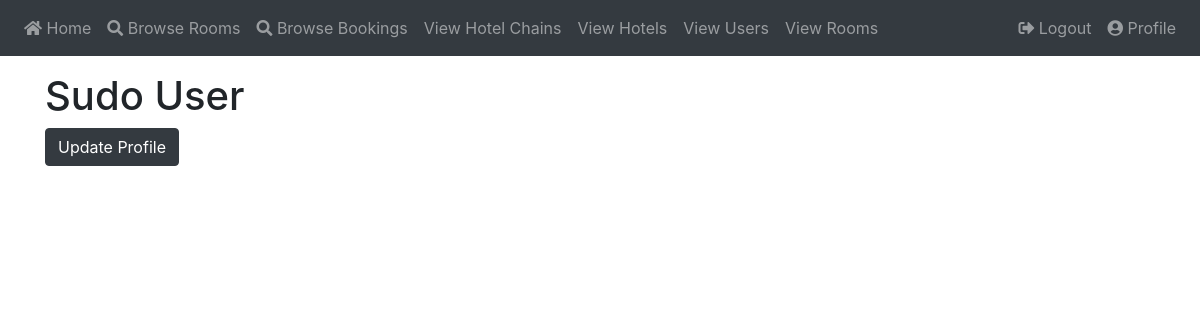
/user/sudo/ (signed in), run on an earlier commit of the app's database.
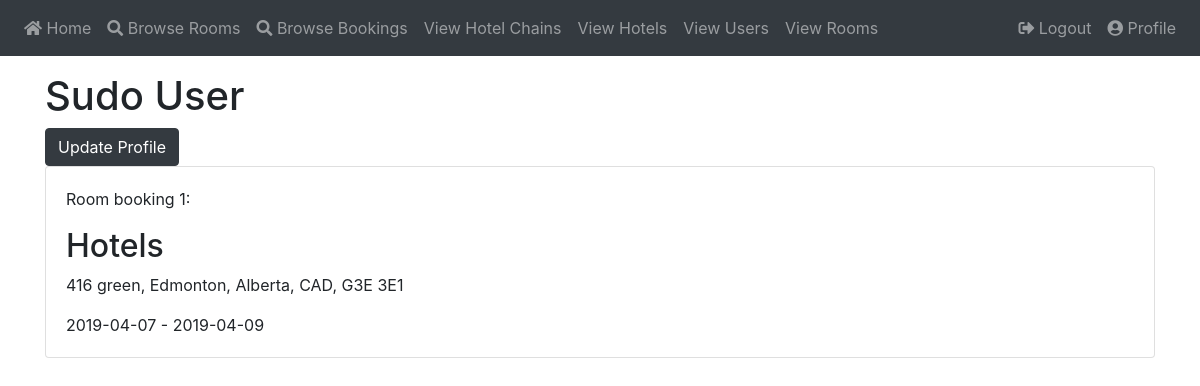
And on a later commit of the database.
### app/models.py (models this page shows)
class Booking(db.Model):
    id          = db.Column(db.Integer, primary_key = True)
    checked_in  = db.Column(db.Boolean, nullable = False)
    from_date   = db.Column(db.Date, nullable = False)
    to_date     = db.Column(db.Date, nullable = False)
    room        = db.Column(db.Integer, db.ForeignKey('room.id'))
    user        = db.Column(db.Integer, db.ForeignKey('user.id'))

### app/routes.py (the view)
@app.route("/user/<username>")
@app.route("/user/<username>/")
@login_required
def user(username):
    user = User.query.filter_by(username = username).first_or_404()
    booking_slots = Booking.query.filter_by(user = user.id)
    if booking_slots is None:
        booking_slots = {}
    else:
        booking_slots = [get_booking_info(b) for b in booking_slots]
        print(booking_slots)
    return render_template(
        'user.html',
        user = user,
        booking = booking_slots,
        c_date = datetime.date.today()
    )

### app/models.py (called while the page is built)
@login.user_loader
def load_user(id):
    return User.query.get(int(id))

    def __repr__(self):
        return f"{self.street_number} {self.street}, {self.city}, {self.state}, {self.country}, {self.zip}"

### app/routes.py (called while the page is built)
def get_booking_info(booking):
    room = Room.query.get(booking.room)
    booking.room_info = get_room_info(room)
    return booking

def get_room_info(room):
    hotel = Hotel.query.get(room.hotel_id)
    chain = Chain.query.get(hotel.owned_by)
    room.room_addr = str(Addr.query.get(hotel.address))
    room.chain_info = chain
    return room

### app/templates/user.html
{% extends "base.html" %}
{% block content %}
    <div class="container">
    <h1>{{ user.first_name }} {{ user.last_name }}</h1>
        {% if (current_user.id == user.id) %}
            <a class="btn btn-dark" href="{{ url_for('edit_user', username=user.username) }}">Update Profile</a>
            <br>
            {% include 'view_type/booking.html' %}
        {% endif %}
    </div>
{% endblock %}

### app/templates/view_type/booking.html (shortened to what this page needs)
{% block content %}
    {% for b in booking %}
        <div>
            <div class="card">
                <div class="card-body">
                    <p>Room booking {{ b.id }}:</p>
                    <h2 class="card-text">
                        {{ b.room_info.chain_name }} Hotels
                    </h2>
                    <p class="card-text">
                        {{ b.room_info.room_addr }}
                    </p>
                    <p class="card-text">
                        {{ b.from_date }} - {{ b.to_date }}
                    </p>
                </div>
            </div>
        </div>
    {% endfor %}
{% endblock %}

What changed in the data, as far as the page shows it:
added Booking: id "1", room_info.room_addr "416 green, Edmonton, Alberta, CAD, G3E 3E1", from_date "2019-04-07", to_date "2019-04-09"
